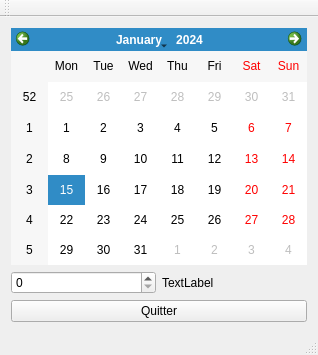
<?xml version="1.0" encoding="UTF-8"?>
<ui version="4.0">
 <class>MainWindow</class>
 <widget class="QMainWindow" name="MainWindow">
  <property name="geometry">
   <rect>
    <x>0</x>
    <y>0</y>
    <width>318</width>
    <height>355</height>
   </rect>
  </property>
  <property name="windowTitle">
   <string>MainWindow</string>
  </property>
  <widget class="QWidget" name="centralWidget">
   <layout class="QVBoxLayout" name="verticalLayout_3">
    <item>
     <layout class="QVBoxLayout" name="verticalLayout_2">
      <item>
       <layout class="QVBoxLayout" name="verticalLayout">
        <item>
         <widget class="QCalendarWidget" name="calendrier"/>
        </item>
        <item>
         <layout class="QHBoxLayout" name="horizontalLayout">
          <item>
           <widget class="QSpinBox" name="spinBox"/>
          </item>
          <item>
           <widget class="QLabel" name="label">
            <property name="text">
             <string>TextLabel</string>
            </property>
           </widget>
          </item>
         </layout>
        </item>
       </layout>
      </item>
      <item>
       <widget class="QPushButton" name="pushButton_quitter">
        <property name="text">
         <string>Quitter</string>
        </property>
       </widget>
      </item>
     </layout>
    </item>
   </layout>
  </widget>
  <widget class="QMenuBar" name="menuBar">
   <property name="geometry">
    <rect>
     <x>0</x>
     <y>0</y>
     <width>318</width>
     <height>25</height>
    </rect>
   </property>
  </widget>
  <widget class="QToolBar" name="mainToolBar">
   <attribute name="toolBarArea">
    <enum>TopToolBarArea</enum>
   </attribute>
   <attribute name="toolBarBreak">
    <bool>false</bool>
   </attribute>
  </widget>
  <widget class="QStatusBar" name="statusBar"/>
 </widget>
 <layoutdefault spacing="6" margin="11"/>
 <resources/>
 <connections/>
</ui>
